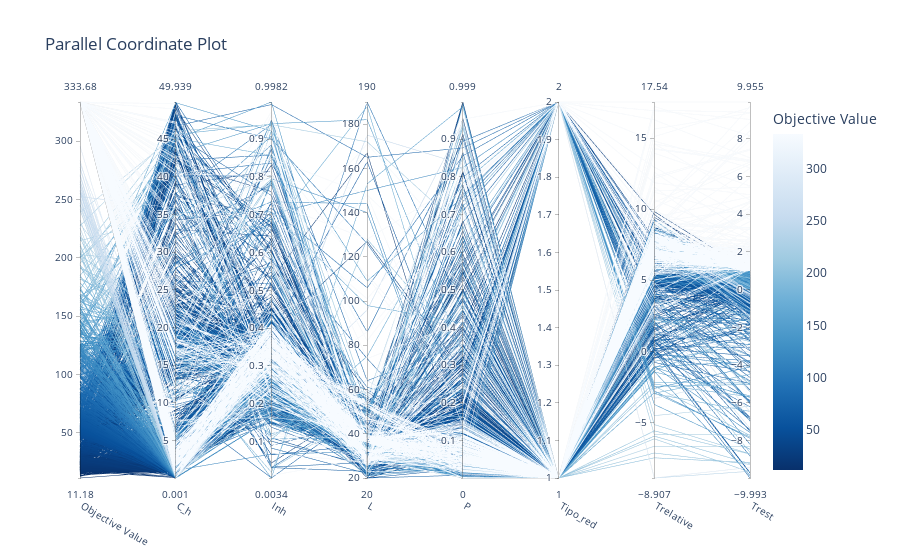

Notebook source saved alongside this figure:
### Code cell
vis.plot_parallel_coordinate(study)

### Figure 1 — Plotly figure (JSON) as saved in the notebook; plotly's stock layout.template omitted (floating-point values rounded to 4 significant figures; data arrays with more than 128 entries replaced by an {"elided": "..."} marker saying what was removed)
{"data": [{"dimensions": [{"label": "Objective Value", "range": [11.18, 333.7], "values": {"elided": "1680 float values"}}, {"label": "C_h", "range": [0.001379, 49.94], "values": {"elided": "1680 float values"}}, {"label": "Inh", "range": [0.003407, 0.9982], "values": {"elided": "1680 float values"}}, {"label": "L", "range": [20, 190], "values": {"elided": "1680 int values"}}, {"label": "P", "range": [1.097e-05, 0.999], "values": {"elided": "1680 float values"}}, {"label": "Tipo_red", "range": [1, 2], "values": {"elided": "1680 int values"}}, {"label": "Trelative", "range": [-8.907, 17.54], "values": {"elided": "1680 float values"}}, {"label": "Trest", "range": [-9.993, 9.955], "values": {"elided": "1680 float values"}}], "labelangle": 30, "labelside": "bottom", "line": {"color": {"elided": "1680 float values"}, "colorbar": {"title": {"text": "Objective Value"}}, "colorscale": [[0, "rgb(247,251,255)"], [0.125, "rgb(222,235,247)"], [0.25, "rgb(198,219,239)"], [0.375, "rgb(158,202,225)"], [0.5, "rgb(107,174,214)"], [0.625, "rgb(66,146,198)"], [0.75, "rgb(33,113,181)"], [0.875, "rgb(8,81,156)"], [1, "rgb(8,48,107)"]], "reversescale": true, "showscale": true}, "type": "parcoords"}], "layout": {"title": {"text": "Parallel Coordinate Plot"}}}
